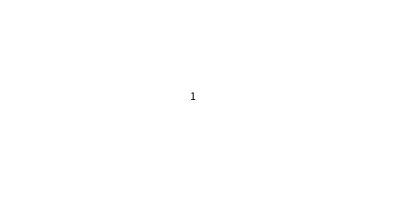
Frame 1 (no input)
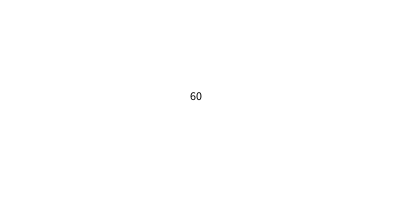
Frame 60 (the mouse pressed at the canvas centre just before this capture)
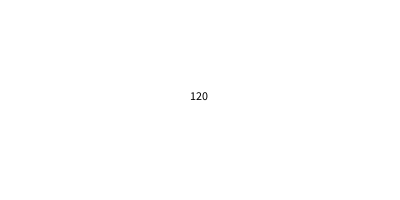
Frame 120 (the mouse held since frame 60 and released just before this capture)

The Processing sketch that drew these frames (run headless with seeded random() and noise(); from frame 60 on, the mouse is pressed at the canvas centre):

// Processing sketch: SetupDraw
// ── SetupDraw.pde
// Session 1 concept: which lines run once, and which run again and again?
// Predict the console, then press Run.

int frames = 0;

void setup() {
  size(400, 200);
  println("setup ran");
}

void draw() {
  frames = frames + 1;
  background(255);
  fill(0);
  text(frames, 190, 100);

  if (frames <= 3) {
    println("draw ran: " + frames);
  }
}
